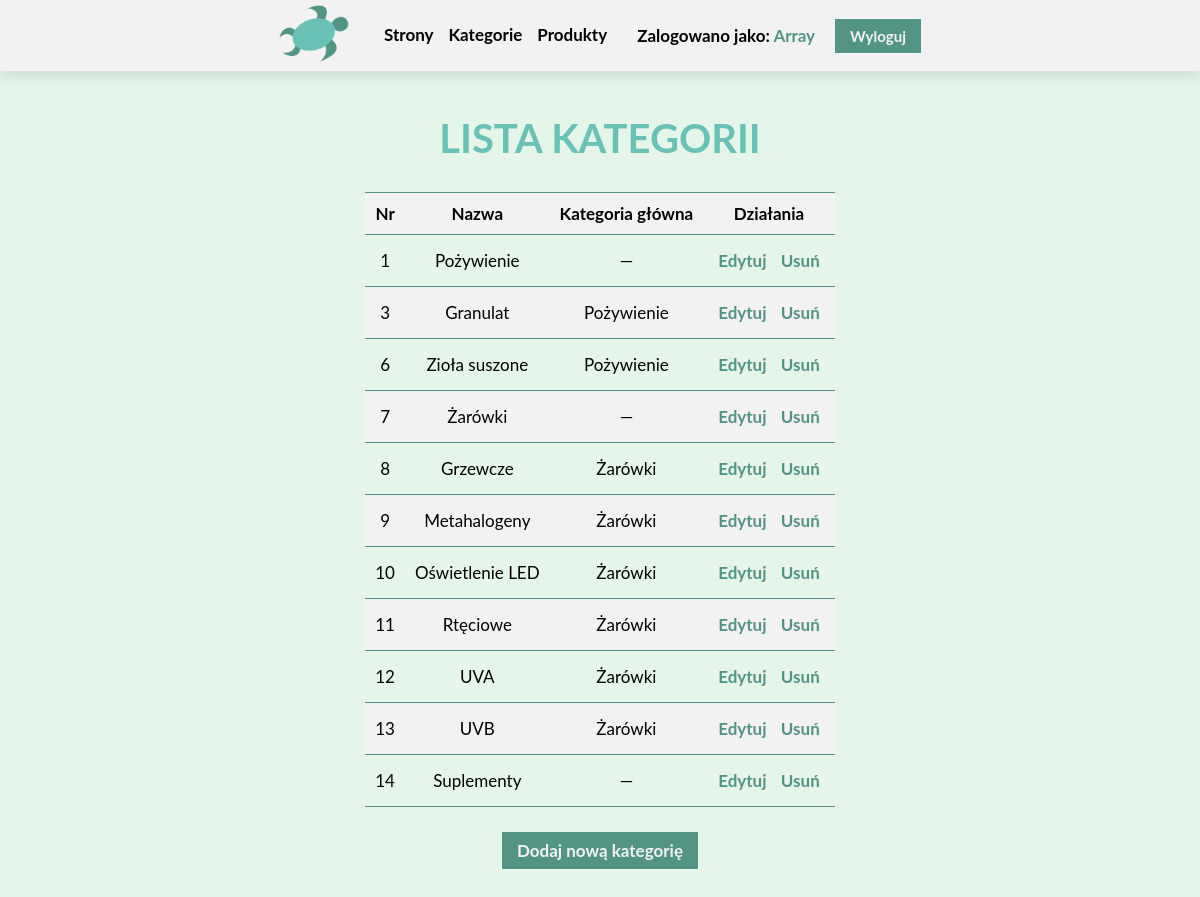
The app's page /admin/admin.php?id=lista_kategorii (signed in) with its own data.
### tables this page shows
CREATE TABLE `category_list` (
  `id` int NOT NULL,
  `name` varchar(255) NOT NULL,
  `main_category` int NOT NULL DEFAULT '0'
);

### admin/categoryAdmin.php (the view, shortened to what this page needs)
<?php
require_once('../cfg.php');
function categoryList()
{
    global $conn;
    $query = "SELECT * FROM category_list ORDER BY 'id' DESC LIMIT 100";
    $result = mysqli_query($conn, $query);
    $list = '<div class="main-header">
                <h1>Lista kategorii</h1>
            </div>';
    $cat = array();
    while ($row = mysqli_fetch_assoc($result)) {
        array_push($cat, $row);
    }
    $list .= '<table class="table">
                    <tr>
                        <th>Nr</th>
                        <th>Nazwa</th>
                        <th>Kategoria główna</th>
                        <th>Działania</th>
                    </tr>';
    for ($i = 0; $i < count($cat); $i++) {
        if (($cat[$i])['main_category'] == 0) {
            $main_category = "—";
            $list .= '<tr> <td>' . ($cat[$i])['id'] . '</td> <td>' . ($cat[$i])['name'] . '</td> <td>' . $main_category . '</td>';
            $list .= '<td>
                    <form method="POST" action="' . $_SERVER['REQUEST_URL'] . '" enctype="multipart/form-data">
                        <input type="hidden" id="category" name="category" value="' . ($cat[$i])['id'] . '">
                        <a href="./admin.php?id=edycja_kategorii&category=' . ($cat[$i])['id'] . '" class="admin-btn">Edytuj</a>
                        <input type="submit" name="delete" class="admin-btn" value="Usuń" />
                    </form>
                </td> </tr>';
            for ($j = 0; $j < count($cat); $j++) {
                if (($cat[$j])['main_category'] == ($cat[$i])['id']) {
                    $main_category = ($cat[$i])['name'];
                    $list .= '<tr> <td>' . ($cat[$j])['id'] . '</td> <td>' . ($cat[$j])['name'] . '</td> <td>' . $main_category . '</td>';
                    $list .= '<td>
                    <form method="POST" action="' . $_SERVER['REQUEST_URL'] . '" enctype="multipart/form-data">
                        <input type="hidden" id="category" name="category" value="' . ($cat[$j])['id'] . '">
                        <a href="./admin.php?id=edycja_kategorii&category=' . ($cat[$j])['id'] . '" class="admin-btn"> Edytuj</a>
                        <input type="submit" name="delete" class="admin-btn" value="Usuń" />
                    </form>
                </td> </tr>';
                }
            }
        }
    }
    $list .= '</table>';
    $list .= '<a href="./admin.php?id=nowa_kategoria" class="btn">Dodaj nową kategorię</a>';
    echo $list;
}
?>

### css/admin.css (style rules this page uses)
.main-header h1 { margin-top: 50px; margin-bottom: 15px; }
.btn { font-size: 17px; }
.admin-btn { padding: 5px; font-weight: bold; color: var(--dark-green); background: none; border: none; cursor: pointer; transition: var(--transition); }
.table { margin: 15px 50px 20px 50px; text-align: center; }

### css/style.css (style rules this page uses)
:root { --dark-green: #549484; --green: #69c2b5; --light-green: #e5f5ea; --black: #1a1d21; --white: #f2f2f2; --dm-green: #2a4a42; --font: "Lato", sans-serif; --spacing: 2px; --radius: 5px; --shadow: 0 5px 15px rgba(0, 0, 0, 0.1); --transition: all 0.3s linear; }
html { scroll-behavior: smooth; }
* { margin: 0; padding: 0; box-sizing: border-box; font-family: var(--font); font-size: 17px; }
a { text-decoration: none; }
.main-header h1 { margin-bottom: 50px; font-size: 40px; text-align: center; text-transform: uppercase; color: var(--green); transition: var(--transition); }
.btn { margin: 5px 10px; padding: 8px 15px; font-size: 16px; font-weight: bold; color: var(--white); background: var(--dark-green); border: none; cursor: pointer; transition: var(--transition); }
.table { margin-top: 15px; border-collapse: collapse; transition: var(--transition); }
.table th, .table td { padding: 10px; transition: var(--transition); }
.table tr { border-bottom: 1px solid var(--dark-green); transition: var(--transition); }
.table tr:first-child { border-top: 1px solid var(--dark-green); }
.table tr:nth-of-type(odd) { background: var(--white); }

### records on screen
category_list: id "1", name "Pożywienie", main_category "—"
category_list: id "3", name "Granulat"
category_list: id "6", name "Zioła suszone"
category_list: id "7", name "Żarówki", main_category "—"
category_list: id "8", name "Grzewcze"
category_list: id "9", name "Metahalogeny"
category_list: id "10", name "Oświetlenie LED"
category_list: id "11", name "Rtęciowe"
category_list: id "12", name "UVA"
category_list: id "13", name "UVB"
category_list: id "14", name "Suplementy", main_category "—"

### other values on screen
$_SESSION['user'] "Array"
